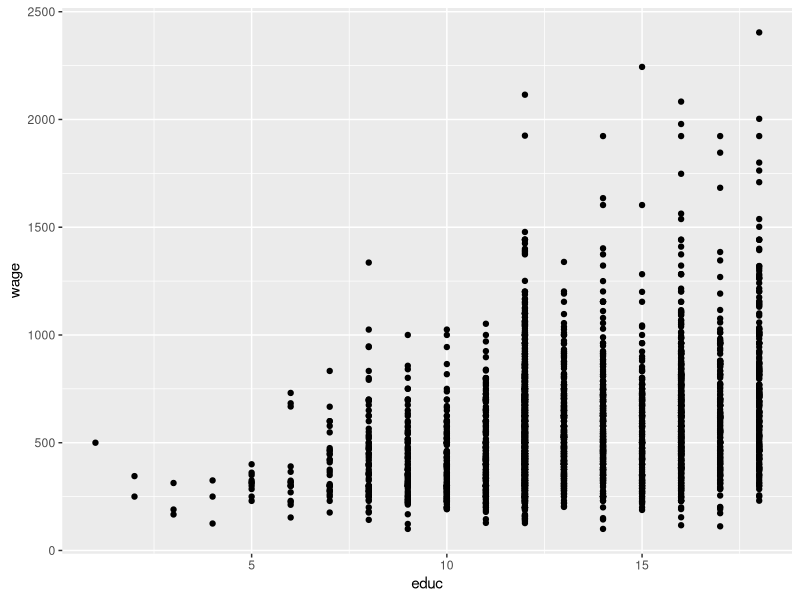

Reproduce this figure in R.
## ----r setup, include=FALSE---------------------------------------------------
knitr::knit_hooks$set(purl = knitr::hook_purl)
knitr::opts_chunk$set(echo = TRUE)

## ----r------------------------------------------------------------------------
library(tidyverse)
card <- read_csv("card.csv")

## ----r------------------------------------------------------------------------
summary(card)

## ----r------------------------------------------------------------------------
ggplot(data=card, aes(x=educ, y=wage)) + geom_point()

## ----r------------------------------------------------------------------------
educ.mod.1 <- lm(wage ~ educ, data=card)
summary(educ.mod.1)

## ----r------------------------------------------------------------------------
educ.mod.2 <- lm(wage ~ educ + exper, data=card)
summary(educ.mod.2)

## ----r------------------------------------------------------------------------
educ.mod.3 <- lm(wage ~ educ + exper + IQ + KWW, data=card)
summary(educ.mod.3)

## ----r------------------------------------------------------------------------
educ.mod.4 <- lm(wage ~ educ + exper + IQ + KWW + motheduc + fatheduc + libcrd14, data=card)
summary(educ.mod.4)

